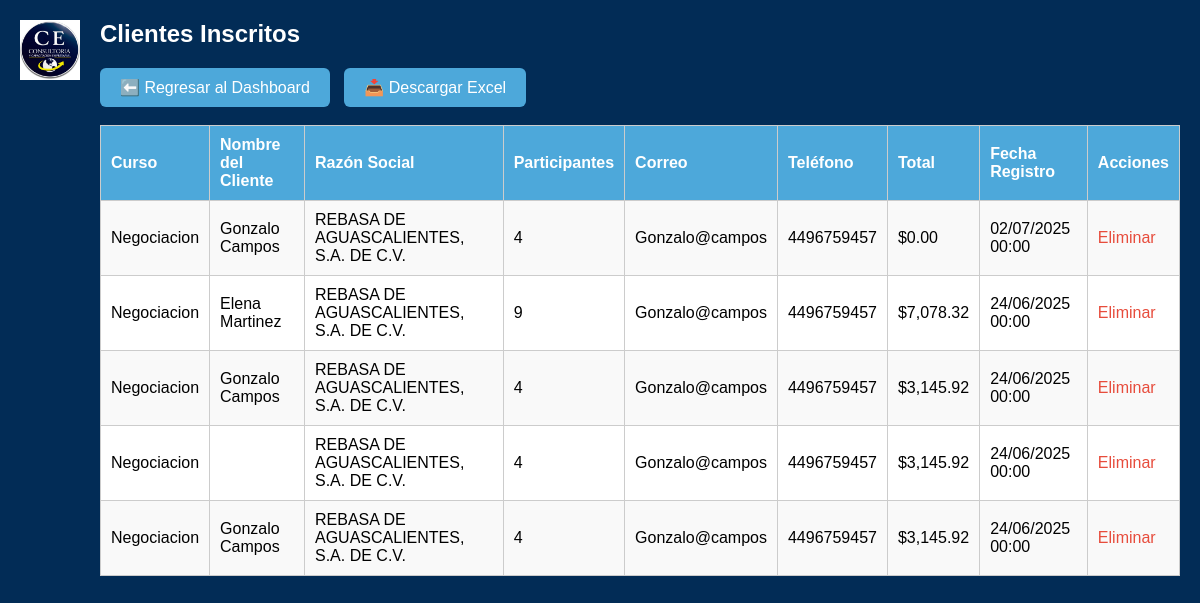
Before: /inscripciones.php (signed in) with the older database file.
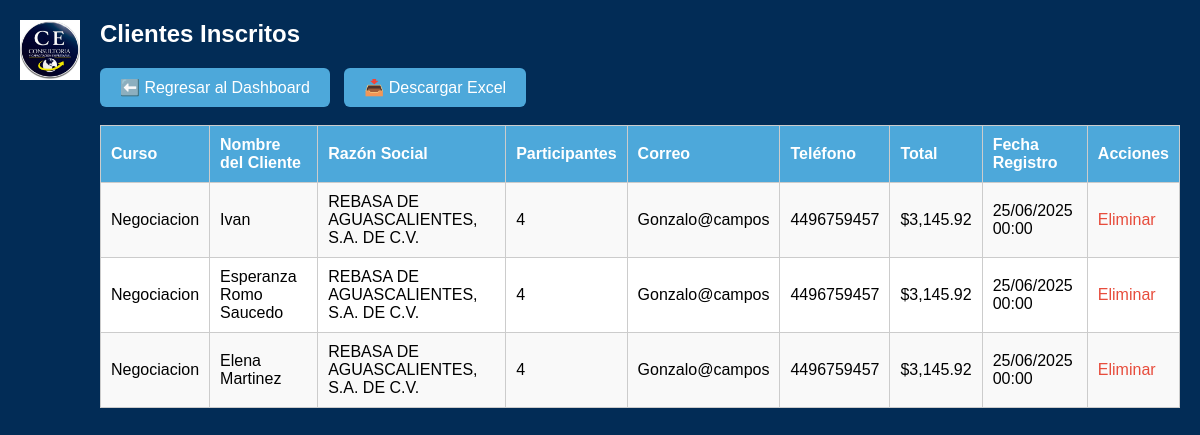
After: the same page with the newer database file.
### tables this page shows
CREATE TABLE `inscripciones` (
  `id` int(11) NOT NULL AUTO_INCREMENT,
  `razon_social` varchar(255) DEFAULT NULL,
  `telefono` varchar(30) DEFAULT NULL,
  `correo` varchar(100) DEFAULT NULL,
  `participantes` int(11) DEFAULT NULL,
  `total` decimal(10,2) DEFAULT NULL,
  `curso` varchar(255) DEFAULT NULL,
  `nombre_cliente` varchar(255) DEFAULT NULL,
  `fecha_registro` datetime DEFAULT current_timestamp(),
  PRIMARY KEY (`id`)
);

### inscripciones.php (the view, shortened to what this page needs)
<?php
include("config/db.php");
$rol = $_SESSION["rol"];
$sql = "SELECT * FROM inscripciones ORDER BY fecha_registro DESC";
$resultado = $conn->query($sql);
?>
<!DOCTYPE html>
<html lang="es">
<head>
</head>
<body>
    <img src="img/consultoria.png.jpg" alt="Logo" class="logo">
    <h2>Clientes Inscritos</h2>
    <a href="dashboard.php" class="boton">⬅️ Regresar al Dashboard</a>
    <?php if ($rol === "admin"): ?>
        <a href="exportar_inscripciones.php" class="boton">📥 Descargar Excel</a>
    <?php endif; ?>
    <br><br>
    <table>
        <tr>
            <th>Curso</th>
            <th>Nombre del Cliente</th>
            <th>Razón Social</th>
            <th>Participantes</th>
            <th>Correo</th>
            <th>Teléfono</th>
            <th>Total</th>
            <th>Fecha Registro</th>
            <th>Acciones</th>
        </tr>
        <?php while ($inscrito = $resultado->fetch_assoc()): ?>
        <tr>
            <td><?= htmlspecialchars($inscrito['curso']) ?></td>
            <td><?= htmlspecialchars($inscrito['nombre_cliente']) ?></td>
            <td><?= htmlspecialchars($inscrito['razon_social']) ?></td>
            <td><?= htmlspecialchars($inscrito['participantes']) ?></td>
            <td><?= htmlspecialchars($inscrito['correo']) ?></td>
            <td><?= htmlspecialchars($inscrito['telefono']) ?></td>
            <td>$<?= number_format($inscrito['total'], 2) ?></td>
            <td><?= date("d/m/Y H:i", strtotime($inscrito['fecha_registro'])) ?></td>
           <td class="acciones">
           <?php if ($rol === "admin"): ?>
              <a href="eliminar_inscrito.php?id=<?= $inscrito['id'] ?>" onclick="return confirm('¿Estás seguro de eliminar este registro?');">Eliminar</a>
          <?php else: ?>
              <span style="color: gray;">Sin permisos</span>
          <?php endif; ?>
</td>
        </tr>
        <?php endwhile; ?>
    </table>
</body>
</html>

### inscripciones.php (style rules this page uses)
body { font-family: Arial, sans-serif; padding: 20px 20px 20px 100px; margin: 0; background-color: rgb(2, 44, 86); color: #fff; }
.logo { position: fixed; top: 20px; left: 20px; width: 60px; height: auto; z-index: 1000; }
h2 { margin-top: 0; }
.boton { padding: 10px 20px; background-color: #4DA8DA; color: white; text-decoration: none; border-radius: 6px; margin-right: 10px; display: inline-block; }
table { width: 100%; border-collapse: collapse; background: white; color: #000; }
th, td { padding: 10px; border: 1px solid #ccc; text-align: left; }
th { background-color: #4DA8DA; color: white; }
tr:nth-child(even) { background-color: #f9f9f9; }
.acciones a { margin-right: 5px; text-decoration: none; color: #e74c3c; }

Changed rows visible on the page:
removed inscripciones: curso "Negociacion", nombre_cliente "Gonzalo Campos", razon_social "REBASA DE AGUASCALIENTES, S.A. DE C.V.", participantes "4", correo "Gonzalo@campos", telefono "4496759457", total "0.00", fecha_registro "02/07/2025 00:00"
removed inscripciones: curso "Negociacion", nombre_cliente "Elena Martinez", razon_social "REBASA DE AGUASCALIENTES, S.A. DE C.V.", participantes "9", correo "Gonzalo@campos", telefono "4496759457", total "7,078.32", fecha_registro "24/06/2025 00:00"
removed inscripciones: curso "Negociacion", nombre_cliente "Gonzalo Campos", razon_social "REBASA DE AGUASCALIENTES, S.A. DE C.V.", participantes "4", correo "Gonzalo@campos", telefono "4496759457", total "3,145.92", fecha_registro "24/06/2025 00:00"
removed inscripciones: curso "Negociacion", razon_social "REBASA DE AGUASCALIENTES, S.A. DE C.V.", participantes "4", correo "Gonzalo@campos", telefono "4496759457", total "3,145.92", fecha_registro "24/06/2025 00:00"
removed inscripciones: curso "Negociacion", nombre_cliente "Gonzalo Campos", razon_social "REBASA DE AGUASCALIENTES, S.A. DE C.V.", participantes "4", correo "Gonzalo@campos", telefono "4496759457", total "3,145.92", fecha_registro "24/06/2025 00:00"
added inscripciones: curso "Negociacion", nombre_cliente "Ivan", razon_social "REBASA DE AGUASCALIENTES, S.A. DE C.V.", participantes "4", correo "Gonzalo@campos", telefono "4496759457", total "3,145.92", fecha_registro "25/06/2025 00:00"
added inscripciones: curso "Negociacion", nombre_cliente "Esperanza Romo Saucedo", razon_social "REBASA DE AGUASCALIENTES, S.A. DE C.V.", participantes "4", correo "Gonzalo@campos", telefono "4496759457", total "3,145.92", fecha_registro "25/06/2025 00:00"
added inscripciones: curso "Negociacion", nombre_cliente "Elena Martinez", razon_social "REBASA DE AGUASCALIENTES, S.A. DE C.V.", participantes "4", correo "Gonzalo@campos", telefono "4496759457", total "3,145.92", fecha_registro "25/06/2025 00:00"
